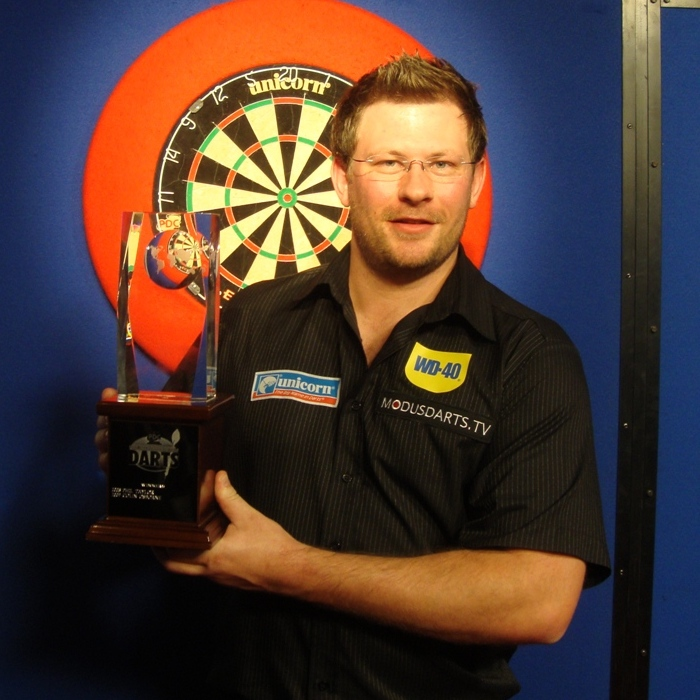
//> input picture dart4.jpg, 700 x 700 px
$ ./AssignmentPart4   (built with g++ and OpenCV 4)
//> lines starting //> are read from the running program, lines starting //| are printed output that depends on the picture; after the words box and inside, x2 and y2 are one past the last pixel; in counts of white or black regions, pixels touching at a corner belong together

#include "opencv2/highgui/highgui.hpp"
#include "opencv2/imgproc/imgproc.hpp"
#include <iostream>
#include <math.h>

using namespace cv;
using namespace std;

int main()
{
	Mat src = imread("dart4.jpg", 0);
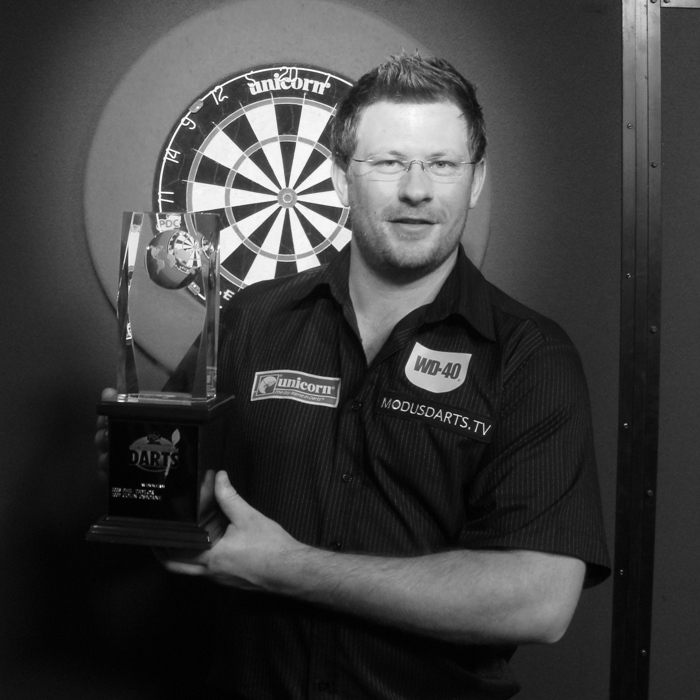
//> src: 700 rows x 700 cols, CV_8UC1; min 0, max 255, mean 63.1

	Mat dst, cdst;
	Canny(src, dst, 50, 200, 3);
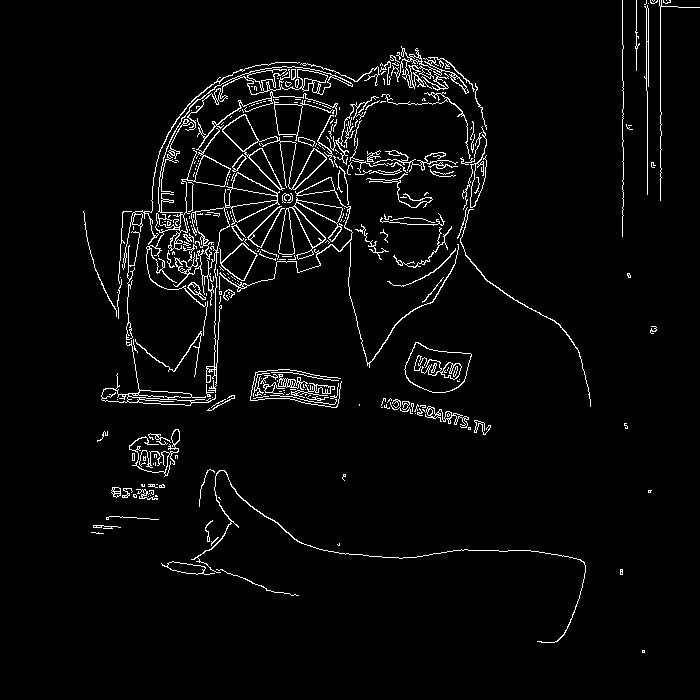
//> dst: 700 rows x 700 cols, CV_8UC1; 3.7% white in thin lines or dots, all inside (x1, y1, x2, y2) = (83, 0, 700, 653)
	cvtColor(dst, cdst, CV_GRAY2BGR);

	vector<Vec4i> lines;
	// detect the lines
	HoughLinesP(dst, lines, 1, (CV_PI / 180), 130, 20, 10);
//> lines = 12 lines (x1, y1, x2, y2), first 8: [238, 291, 337, 103], [326, 157, 358, 125], [660, 200, 660, 6], [190, 294, 358, 126], [622, 236, 622, 180], [214, 408, 221, 291], [193, 150, 351, 231], [213, 409, 216, 250]
	for (size_t i = 0; i < lines.size(); i++)
	{
		Vec4i l = lines[i];
		// draw the lines
		line(cdst, Point(l[0], l[1]), Point(l[2], l[3]), Scalar(0, 0, 255), 1, CV_AA);
	}
//> this loop made 12 passes
//> l on passes 1 to 12: [238, 291, 337, 103], [326, 157, 358, 125], [660, 200, 660, 6], [190, 294, 358, 126], [622, 236, 622, 180], [214, 408, 221, 291], [193, 150, 351, 231], [213, 409, 216, 250], [213, 121, 338, 251], [238, 100, 316, 254], [122, 224, 347, 188], [274, 278, 285, 210]
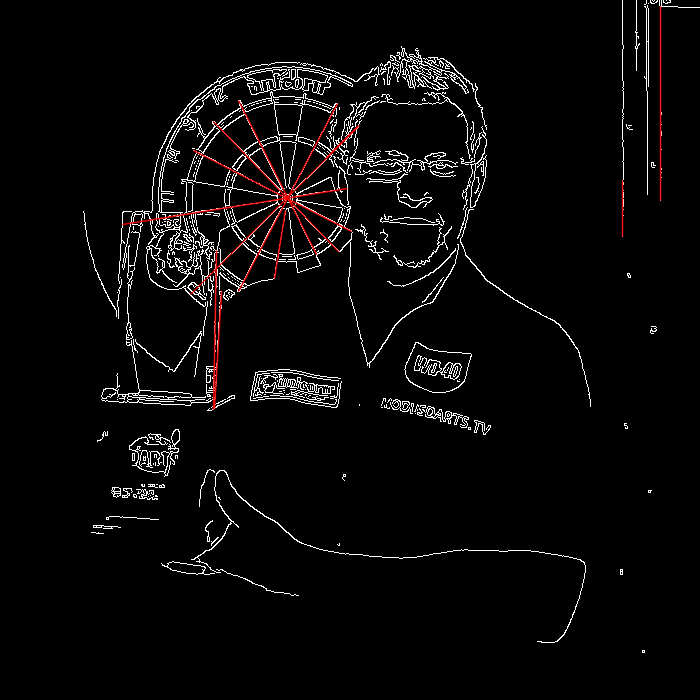
//> cdst: 700 rows x 700 cols, CV_8UC3; mean B, G, R 8.7, 8.7, 9.9

	imshow("source", src);
	imshow("detected lines", cdst);
	imwrite("Houghlines.jpg", cdst);

	waitKey();

	return 0;
}

$ run again, with dart0.jpg copied over dart4.jpg
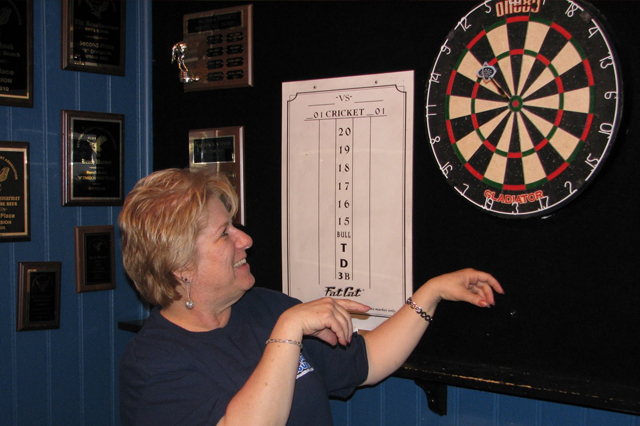
//> input picture dart0.jpg, 640 x 426 px
//> `Canny(src, dst, 50, 200, 3);`:
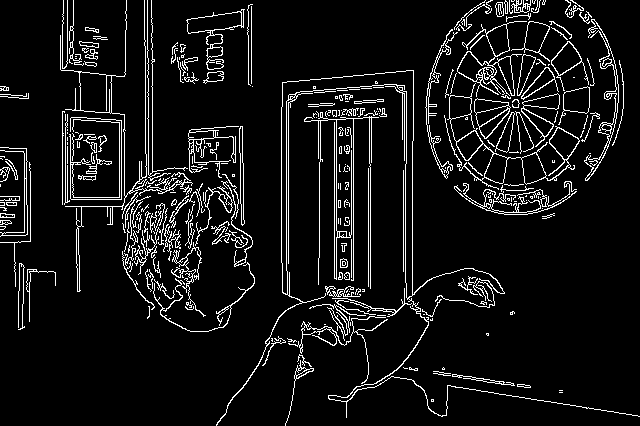
//> dst: 426 rows x 640 cols, CV_8UC1; 7.9% white in thin lines or dots
//> lines = 22 lines (x1, y1, x2, y2), first 8: [353, 331, 353, 109], [152, 190, 152, 18], [286, 270, 286, 101], [336, 343, 336, 294], [288, 263, 288, 95], [351, 320, 351, 135], [459, 170, 571, 37], [334, 345, 334, 103]
//> the loop `for (size_t i = 0; i < lines.size(); i++)` made 22 passes
//> after the loop `for (size_t i = 0; i < lines.size(); i++)`:
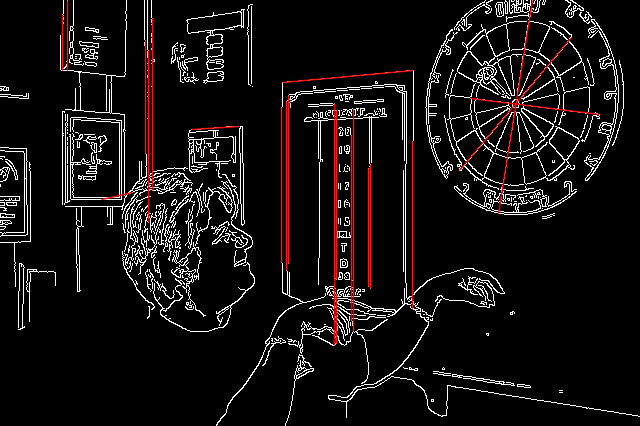
//> cdst: 426 rows x 640 cols, CV_8UC3; mean B, G, R 17.8, 17.8, 21.6
